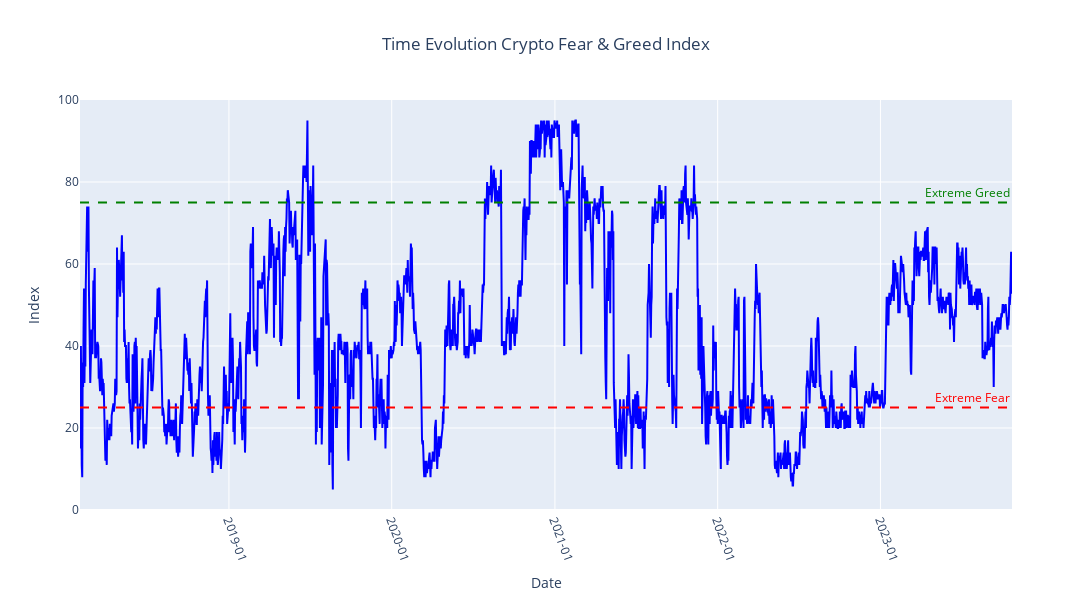

Source (notebook cell):
### Code cell
x = df.index
y = df['daily_index']

# create coordinate  pairs
x_pairs = it.pairwise(x)
y_pairs = it.pairwise(y)

color_mapping = {'Extreme Fear': 'red', 'Fear': 'blue', 'Neutral': 'blue', 'Greed': 'blue', 'Extreme Greed': 'green'}
colors = [color_mapping[valor] for valor in df['sentiment']]

# create base figure
fig = go.Figure()
fig.add_trace(
    go.Scatter(
        x=df.index, 
        y=df['daily_index'], 
        mode='lines', 
        line={'color': 'blue'}, 
        showlegend=False)
    )
# add traces (line segments)
"""for x, y, color in zip(x_pairs, y_pairs, colors):
    fig.add_trace(
        go.Scatter(
            x=x,
            y=y, 
            mode='lines', 
            line={'color': color},
            showlegend=False
        )
    )"""
fig.add_hline(y=75, line_dash="dash",
              line_color="green",
              annotation_font={'color': 'green'},
              annotation_text="Extreme Greed", 
              annotation_position="top right"
              )
fig.add_hline(y=25, line_dash="dash",
              line_color="red",
              annotation_font={'color': 'red'},
              annotation_text="Extreme Fear", 
              annotation_position="top right"
              )
fig.update_layout(title='Time Evolution Crypto Fear & Greed Index', title_x=0.5, xaxis_title='Date',
                  yaxis_title='Index', width=1500, height=600, showlegend=True)
fig.update_xaxes(tickangle=70, tickformat='%Y-%m')

fig.show()

### Figure 1 — Plotly figure (JSON) as saved in the notebook; plotly's stock layout.template omitted (floating-point values rounded to 4 significant figures; data arrays with more than 128 entries replaced by an {"elided": "..."} marker saying what was removed)
{"data": [{"line": {"color": "blue"}, "mode": "lines", "showlegend": false, "type": "scatter", "x": {"elided": "2088 str values"}, "y": {"elided": "2088 int values"}}], "layout": {"annotations": [{"font": {"color": "green"}, "showarrow": false, "text": "Extreme Greed", "x": 1, "xanchor": "right", "xref": "x domain", "y": 75, "yanchor": "bottom", "yref": "y"}, {"font": {"color": "red"}, "showarrow": false, "text": "Extreme Fear", "x": 1, "xanchor": "right", "xref": "x domain", "y": 25, "yanchor": "bottom", "yref": "y"}], "height": 600, "shapes": [{"line": {"color": "green", "dash": "dash"}, "type": "line", "x0": 0, "x1": 1, "xref": "x domain", "y0": 75, "y1": 75, "yref": "y"}, {"line": {"color": "red", "dash": "dash"}, "type": "line", "x0": 0, "x1": 1, "xref": "x domain", "y0": 25, "y1": 25, "yref": "y"}], "showlegend": true, "title": {"text": "Time Evolution Crypto Fear & Greed Index", "x": 0.5}, "width": 1500, "xaxis": {"tickangle": 70, "tickformat": "%Y-%m", "title": {"text": "Date"}}, "yaxis": {"title": {"text": "Index"}}}}
